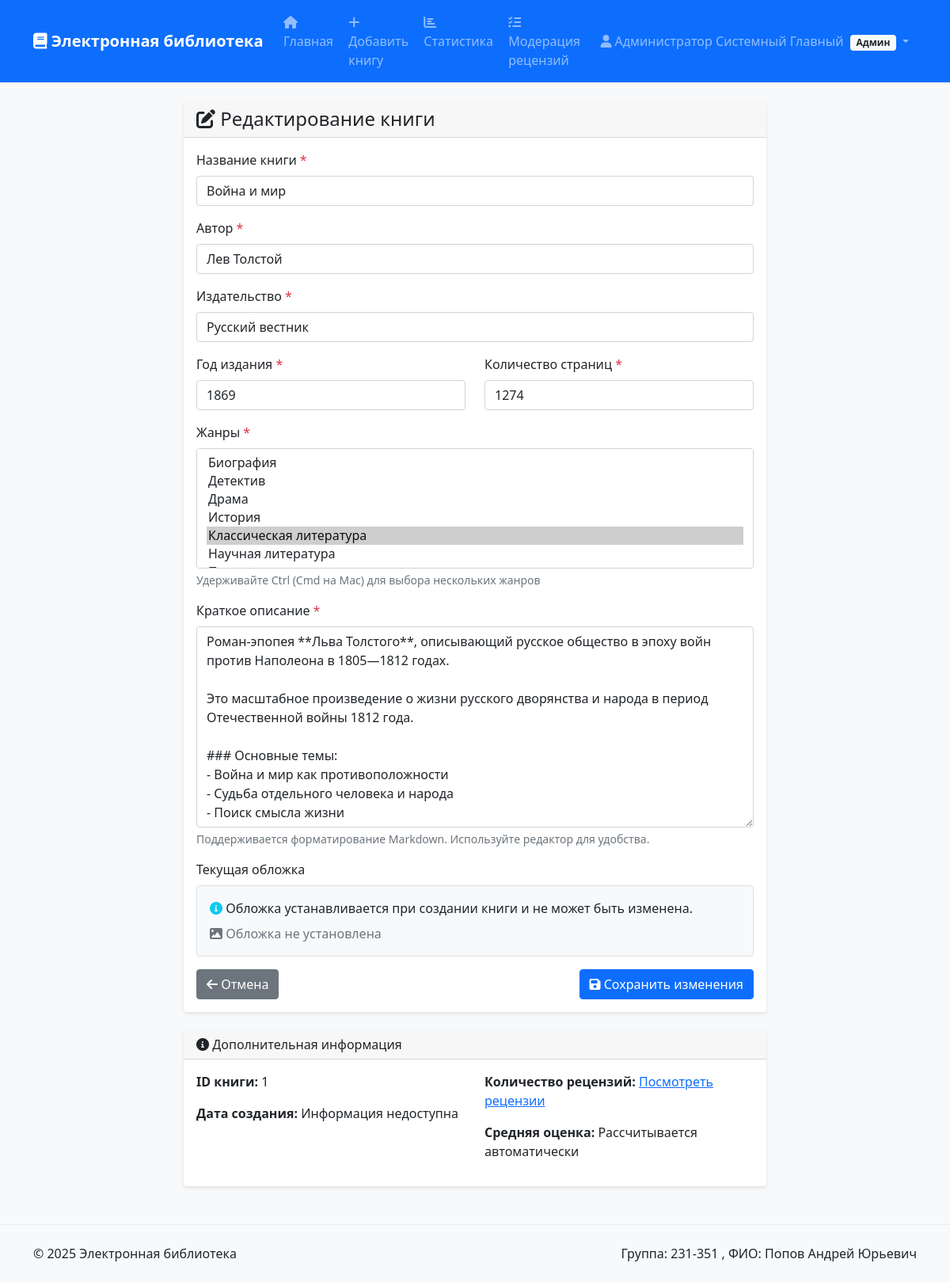
Screenshot of /book/1/edit (signed in) with the database file from the repository.
### tables this page shows
CREATE TABLE users (
            id INTEGER PRIMARY KEY AUTOINCREMENT,
            login TEXT NOT NULL UNIQUE,
            password_hash TEXT NOT NULL,
            last_name TEXT NOT NULL,
            first_name TEXT NOT NULL,
            middle_name TEXT,
            role_id INTEGER NOT NULL,
            FOREIGN KEY (role_id) REFERENCES roles(id)
        );

CREATE TABLE books (
            id INTEGER PRIMARY KEY AUTOINCREMENT,
            title TEXT NOT NULL,
            short_description TEXT NOT NULL,
            publication_year INTEGER NOT NULL,
            publisher TEXT NOT NULL,
            author TEXT NOT NULL,
            page_count INTEGER NOT NULL
        );

### app.py (the view)
    def decorated_function(*args, **kwargs):
        user = get_current_user()
        if not user or user['role_name'] != 'administrator':
            flash('У вас недостаточно прав для выполнения данного действия')
            return redirect(url_for('index'))
        return f(*args, **kwargs)

### app.py (called while the page is built, shortened)
def get_db():
    if 'db' not in g:
        g.db = sqlite3.connect(DATABASE)
        g.db.row_factory = sqlite3.Row
        g.db.execute('PRAGMA foreign_keys = ON')
    return g.db

@app.teardown_appcontext
def close_db_connection(error):
    close_db(error)

def get_current_user():
    if 'user_id' not in session:
        return None
    db = get_db()
    user = db.execute("""
        SELECT u.*, r.name as role_name
        FROM users u
        JOIN roles r ON u.role_id = r.id
        WHERE u.id = ?
    """, (session['user_id'],)).fetchone()
    return user

def login_required(f):
    def decorated_function(*args, **kwargs):
        if 'user_id' not in session:
            flash('Для выполнения данного действия необходимо пройти процедуру аутентификации')
            return redirect(url_for('login'))
        return f(*args, **kwargs)
    decorated_function.__name__ = f.__name__
    return decorated_function

def admin_required(f):
    def decorated_function(*args, **kwargs):
        user = get_current_user()
        if not user or user['role_name'] != 'administrator':
            flash('У вас недостаточно прав для выполнения данного действия')
            return redirect(url_for('index'))
        return f(*args, **kwargs)
    decorated_function.__name__ = f.__name__
    return decorated_function

@app.route('/book/<int:book_id>/edit', methods=['GET', 'POST'])
@login_required
@admin_required
def edit_book(book_id):
    db = get_db()
    book = db.execute("""
        SELECT b.*, GROUP_CONCAT(bg.genre_id) as genre_ids
        FROM books b
        LEFT JOIN book_genres bg ON b.id = bg.book_id
        WHERE b.id = ?
        GROUP BY b.id
    """, (book_id,)).fetchone()
    if not book:
        flash('Книга не найдена')
        return redirect(url_for('index'))
    genres = db.execute("SELECT * FROM genres ORDER BY name").fetchall()
    selected_genres = book['genre_ids'].split(',') if book['genre_ids'] else []
    return render_template('book/edit.html', book=book, genres=genres, selected_genres=selected_genres)

@app.context_processor
def inject_user():
    return dict(current_user=get_current_user())

### templates/book/edit.html (shortened to what this page needs)
{% extends "base.html" %}
{% block content %}
<div class="row justify-content-center">
    <div class="col-lg-8">
        <div class="card">
            <div class="card-header">
                <h4 class="mb-0">
                    <i class="fas fa-edit"></i> Редактирование книги
                </h4>
            </div>
            <div class="card-body">
                <form method="POST" id="bookForm">
                    {% include 'book/_form_fields.html' %}
                    <div class="mb-3">
                        <label class="form-label">Текущая обложка</label>
                        <div class="border rounded p-3 bg-light">
                            <p class="mb-2">
                                <i class="fas fa-info-circle text-info"></i>
                                Обложка устанавливается при создании книги и не может быть изменена.
                            </p>
                            {% if book.cover_filename %}
                                <div class="d-flex align-items-center">
                                    <img src="{{ url_for('static', filename='uploads/' + book.cover_filename) }}"
                                         alt="{{ book.title }}"
                                         style="max-width: 100px; max-height: 150px;"
                                         class="rounded me-3">
                                    <div>
                                        <p class="mb-1"><strong>Файл:</strong> {{ book.cover_filename }}</p>
                                        <p class="mb-0 text-muted">Обложка загружена</p>
                                    </div>
                                </div>
                            {% else %}
                                <p class="mb-0 text-muted">
                                    <i class="fas fa-image"></i> Обложка не установлена
                                </p>
                            {% endif %}
                        </div>
                    </div>
                    <div class="d-flex justify-content-between">
                        <a href="{{ url_for('view_book', book_id=book.id) }}" class="btn btn-secondary">
                            <i class="fas fa-arrow-left"></i> Отмена
                        </a>
                        <button type="submit" class="btn btn-primary">
                            <i class="fas fa-save"></i> Сохранить изменения
                        </button>
                    </div>
                </form>
            </div>
        </div>
        <div class="card mt-4">
            <div class="card-header">
                <h6 class="mb-0">
                    <i class="fas fa-info-circle"></i> Дополнительная информация
                </h6>
            </div>
            <div class="card-body">
                <div class="row">
                    <div class="col-md-6">
                        <p><strong>ID книги:</strong> {{ book.id }}</p>
                        <p><strong>Дата создания:</strong> Информация недоступна</p>
                    </div>
                    <div class="col-md-6">
                        <p><strong>Количество рецензий:</strong>
                            <a href="{{ url_for('view_book', book_id=book.id) }}#reviews">
                                Посмотреть рецензии
                            </a>
                        </p>
                        <p><strong>Средняя оценка:</strong> Рассчитывается автоматически</p>
                    </div>
                </div>
            </div>
        </div>
    </div>
</div>
{% endblock %}

### templates/base.html (shortened to what this page needs)
<!DOCTYPE html>
<html lang="ru">
<head>
    <link href="https://cdn.jsdelivr.net/npm/bootstrap@5.1.3/dist/css/bootstrap.min.css" rel="stylesheet">
    <link href="https://cdnjs.cloudflare.com/ajax/libs/font-awesome/6.0.0/css/all.min.css" rel="stylesheet">
    <link href="https://cdnjs.cloudflare.com/ajax/libs/easymde/2.18.0/easymde.min.css" rel="stylesheet">
</head>
<body>
    <nav class="navbar navbar-expand-lg navbar-dark bg-primary">
        <div class="container">
            <a class="navbar-brand" href="{{ url_for('index') }}">
                <i class="fas fa-book"></i> Электронная библиотека
            </a>
            <div class="collapse navbar-collapse" id="navbarNav">
                <ul class="navbar-nav me-auto">
                    <li class="nav-item">
                        <a class="nav-link" href="{{ url_for('index') }}">
                            <i class="fas fa-home"></i> Главная
                        </a>
                    </li>
                    {% if current_user %}
                        {% if current_user.role_name == 'administrator' %}
                            <li class="nav-item">
                                <a class="nav-link" href="{{ url_for('add_book') }}">
                                    <i class="fas fa-plus"></i> Добавить книгу
                                </a>
                            </li>
                            <li class="nav-item">
                                <a class="nav-link" href="{{ url_for('statistics') }}">
                                    <i class="fas fa-chart-bar"></i> Статистика
                                </a>
                            </li>
                        {% endif %}
                        {% if current_user.role_name in ['administrator', 'moderator'] %}
                            <li class="nav-item">
                                <a class="nav-link" href="{{ url_for('moderate_reviews') }}">
                                    <i class="fas fa-tasks"></i> Модерация рецензий
                                </a>
                            </li>
                        {% endif %}
                    {% endif %}
                </ul>
                <ul class="navbar-nav">
                    {% if current_user %}
                        <li class="nav-item dropdown">
                            <a class="nav-link dropdown-toggle" href="#" role="button" data-bs-toggle="dropdown">
                                <i class="fas fa-user"></i>
                                {{ current_user.last_name }} {{ current_user.first_name }}
                                {% if current_user.middle_name %}{{ current_user.middle_name }}{% endif %}
                                <span class="badge bg-light text-dark ms-1">
                                    {% if current_user.role_name == 'administrator' %}Админ
                                    {% elif current_user.role_name == 'moderator' %}Модер
                                    {% else %}Польз{% endif %}
                                </span>
                            </a>
                        </li>
                    {% else %}
                        <li class="nav-item">
                            <a class="nav-link" href="{{ url_for('login') }}">
                                <i class="fas fa-sign-in-alt"></i> Войти
                            </a>
                        </li>
                    {% endif %}
                </ul>
            </div>
        </div>
    </nav>
    <main class="container mt-4">
        {% block content %}{% endblock %}
    </main>
    <footer class="bg-light mt-5 py-4">
        <div class="container">
            <div class="row">
                <div class="col-md-6">
                    <p class="mb-0">&copy; 2025 Электронная библиотека</p>
                </div>
                <div class="col-md-6 text-end">
                    <p class="mb-0">Группа: 231-351 , ФИО: Попов Андрей Юрьевич</p>
                </div>
            </div>
        </div>
    </footer>
</body>
</html>

### templates/book/_form_fields.html (shortened to what this page needs)
<div class="mb-3">
    <label for="title" class="form-label">Название книги <span class="text-danger">*</span></label>
    <input type="text" class="form-control" id="title" name="title"
           value="{{ book.title if book else request.form.title or '' }}"
           required maxlength="255">
</div>
<div class="mb-3">
    <label for="author" class="form-label">Автор <span class="text-danger">*</span></label>
    <input type="text" class="form-control" id="author" name="author"
           value="{{ book.author if book else request.form.author or '' }}"
           required maxlength="255">
</div>
<div class="mb-3">
    <label for="publisher" class="form-label">Издательство <span class="text-danger">*</span></label>
    <input type="text" class="form-control" id="publisher" name="publisher"
           value="{{ book.publisher if book else request.form.publisher or '' }}"
           required maxlength="255">
</div>
<div class="row">
    <div class="col-md-6">
        <div class="mb-3">
            <label for="publication_year" class="form-label">Год издания <span class="text-danger">*</span></label>
            <input type="number" class="form-control" id="publication_year" name="publication_year"
                   value="{{ book.publication_year if book else request.form.publication_year or '' }}"
                   required min="1000" max="2030">
        </div>
    </div>
    <div class="col-md-6">
        <div class="mb-3">
            <label for="page_count" class="form-label">Количество страниц <span class="text-danger">*</span></label>
            <input type="number" class="form-control" id="page_count" name="page_count"
                   value="{{ book.page_count if book else request.form.page_count or '' }}"
                   required min="1">
        </div>
    </div>
</div>
<div class="mb-3">
    <label for="genres" class="form-label">Жанры <span class="text-danger">*</span></label>
    <select class="form-select" id="genres" name="genres" multiple required size="6">
        {% for genre in genres %}
            <option value="{{ genre.id }}"
                {% if book and book.genre_ids and genre.id|string in book.genre_ids.split(',') %}
                    selected
                {% elif request.form.getlist('genres') and genre.id|string in request.form.getlist('genres') %}
                    selected
                {% endif %}>
                {{ genre.name }}
            </option>
        {% endfor %}
    </select>
    <div class="form-text">
        Удерживайте Ctrl (Cmd на Mac) для выбора нескольких жанров
    </div>
</div>
<div class="mb-3">
    <label for="short_description" class="form-label">Краткое описание <span class="text-danger">*</span></label>
    <textarea class="form-control" id="short_description" name="short_description"
              rows="10" required>{{ book.short_description if book else request.form.short_description or '' }}</textarea>
    <div class="form-text">
        Поддерживается форматирование Markdown. Используйте редактор для удобства.
    </div>
</div>

### templates/base.html (style rules this page uses)
body { min-height: 100vh; display: flex; flex-direction: column; background-color: #f8f9fa; }
main { flex: 1; }
.card { transition: transform 0.2s ease-in-out, box-shadow 0.2s ease-in-out; border: none; box-shadow: 0 2px 4px rgba(0,0,0,0.1); }
.navbar-brand { font-weight: bold; }
.navbar-nav .nav-link { border-radius: 0.25rem; margin: 0 0.1rem; transition: background-color 0.2s ease-in-out; }
footer { margin-top: auto; border-top: 1px solid #e9ecef; }

### rows the page displays
users: last_name "Администратор", first_name "Системный", middle_name "Главный"
books: title "Война и мир", author "Лев Толстой", publisher "Русский вестник", publication_year "1869", page_count "1274", short_description "Роман-эпопея **Льва Толстого**, описывающий русское общество в эпоху войн против Наполеона в 1805—1812 годах. Это масштабное произведение о жизни русского дворянства и народа в период Отечественной войны 1812 года. ### Основные темы: - Война и мир как противоположности - Судьба отдельного человека и народа - Поиск смысла жизни", id "1"

### other values shown
form field genres "Биография / Детектив / Драма / История / Классическая литература ☑ / Научная литература"
